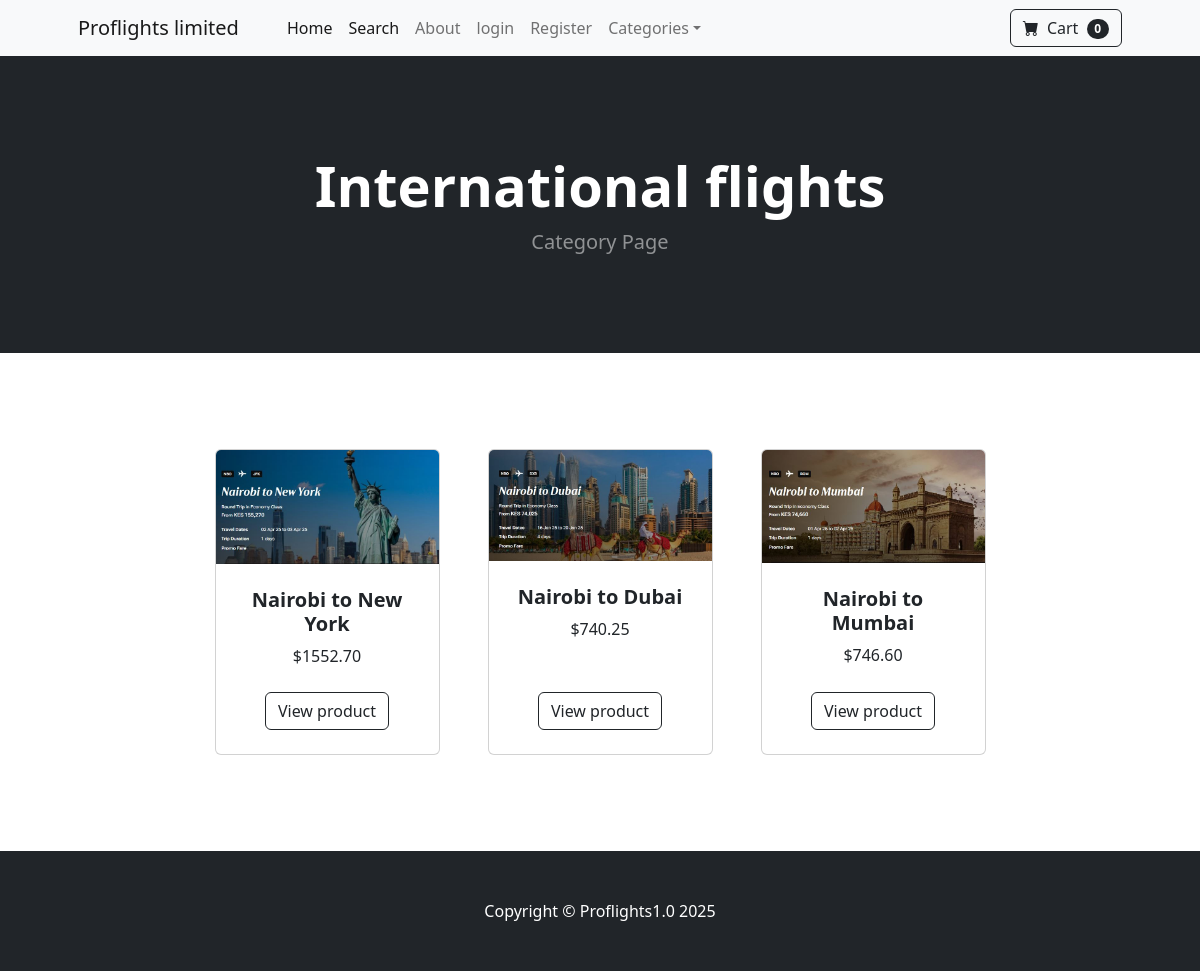
/category/International flights, run on the app's committed database.
### store/models.py (models this page shows, shortened)
class Category(models.Model):
    name = models.CharField(max_length=50)
    def __str__(self):
        return self.name
    class Meta:
        verbose_name_plural = 'categories'

class Product(models.Model):
    name = models.CharField(max_length=100)
    price = models.DecimalField(default=0, decimal_places=2, max_digits=6)
    category = models.ForeignKey(Category, on_delete=models.CASCADE)
    description = models.CharField(max_length=250, default='', blank=True, null=True)
    image = models.ImageField(upload_to='uploads/product/')
    is_sale = models.BooleanField(default=False)
    sale_price = models.DecimalField(default=0, decimal_places=2, max_digits=6)

### store/views.py (the view)
# urls.py: path('category/<str:foo>', views.category, name='category'),
def category(request, foo):
    foo = foo.replace('-', ' ')
    try:
        category = Category.objects.get(name=foo)
        products = Product.objects.filter(category=category)
        return render(request, 'category.html', {'products': products, 'category': category})
    except:  # Specific exception handling
        messages.success(request, "Category does not exist")  # Changed to error message
    return redirect('home')

### cart/cart.py (called while the page is built)
    def __len__(self):
        return len(self.cart)

### cart/context_processors.py (called while the page is built)
def cart(request):
    return{'cart': Cart(request)}

### store/templates/category.html
{% extends 'base.html' %}
{% block content %}
        <header class="bg-dark py-5">
            <div class="container px-4 px-lg-5 my-5">
                <div class="text-center text-white">
                    <h1 class="display-4 fw-bolder">{{ category }}</h1>
                    <p class="lead fw-normal text-white-50 mb-0">Category Page</p>
                </div>
            </div>
        </header>
        <section class="py-5">
            <div class="container px-4 px-lg-5 mt-5">
                <div class="row gx-4 gx-lg-5 row-cols-2 row-cols-md-3 row-cols-xl-4 justify-content-center">
                {% for product in products %}
                    {% if product.is_sale %}
                        <div class="col mb-5">
                            <div class="card h-100">
                                <div class="badge bg-dark text-white position-absolute " style="top:0.5rem; right:0.5rem">Sale</div>
                                <img class="card-img-top" src="{{ product.image.url }}" alt="..." />
                                <div class="card-body p-4">
                                    <div class="text-center">
                                        <h5 class="fw-bolder">{{ product.name}}</h5>
                                         <div class="d-flex justify-content-center small text-warning mb-2">
                                            <div class="bi-star-fill"></div>
                                            &nbsp;&nbsp;Sale&nbsp;&nbsp;
                                            <div class="bi-star-fill"></div>
                                         </div>
                                        <strike>
                                        ${{ product.price }}
                                        </strike>
                                        &nbsp;
                                        ${{ product.sale_price }}
                                    </div>
                                </div>
                                <div class="card-footer p-4 pt-0 border-top-0 bg-transparent">
                                    <div class="text-center"><a class="btn btn-outline-dark mt-auto" href="{% url 'product' product.id %}">View product</a></div>
                                </div>
                            </div>
                        </div>
                    {% else %}
                        <div class="col mb-5">
                            <div class="card h-100">
                                <img class="card-img-top" src="{{ product.image.url}}" alt="..." />
                                <div class="card-body p-4">
                                    <div class="text-center">
                                        <h5 class="fw-bolder">{{ product.name}}</h5>
                                        ${{ product.price }}
                                    </div>
                                </div>
                                <div class="card-footer p-4 pt-0 border-top-0 bg-transparent">
                                    <div class="text-center"><a class="btn btn-outline-dark mt-auto" href="{% url 'product' product.id %}">View product</a></div>
                                </div>
                            </div>
                        </div>
                    {% endif %}
                {% endfor %}
                </div>
            </div>
        </section>
    {% endblock %}

### data on the page
Category: name "International flights"
Product: image (picture), name "Nairobi to New York", price "1552.70"
Product: image (picture), name "Nairobi to Dubai", price "740.25"
Product: image (picture), name "Nairobi to Mumbai", price "746.60"

### other printed values
{{ cart|length }} "0"
